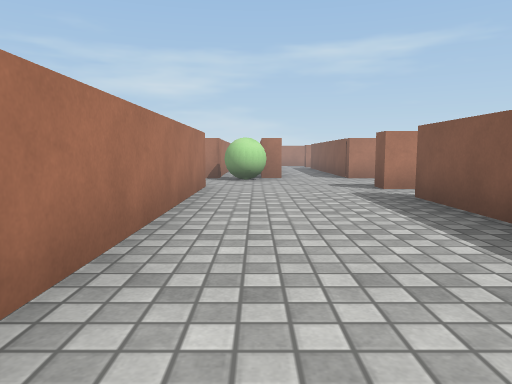
View 1 (above)

19 first-person views from a walk through a Unity game level. The camera is 0.62 m above the floor, tilts 6° down and sees 70° across. The floor is counted in squares, 1 m on a side. Each view is taken from the middle of a square. On the plan, view 1 faces up. The plan holds only what a view shows up to about 10 squares ahead; the rest is blank. The place goes on beyond the plan. Surface patterns are stand-ins for the level's own textures.

View 2
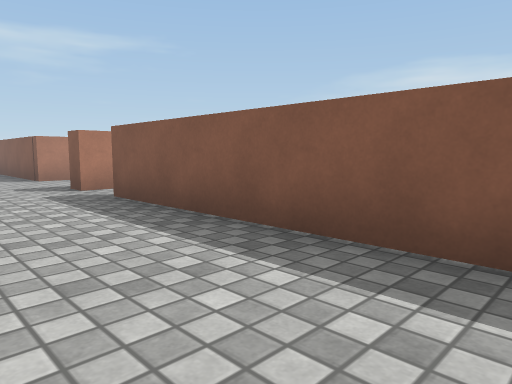

View 3
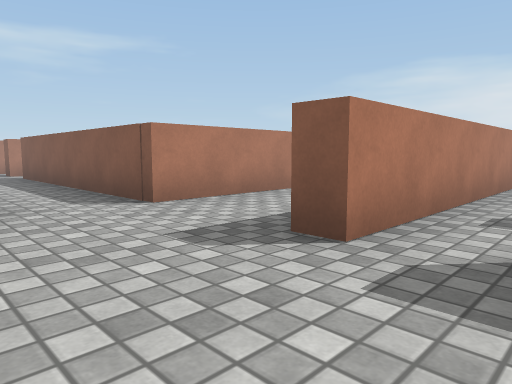

View 4
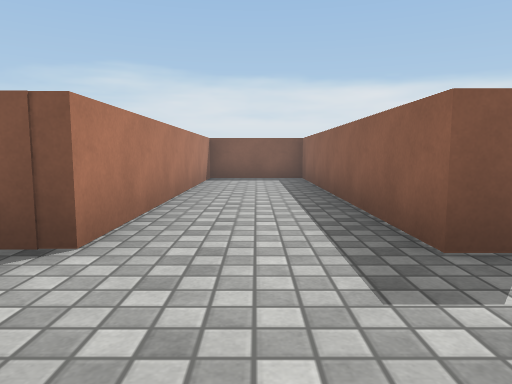

View 5
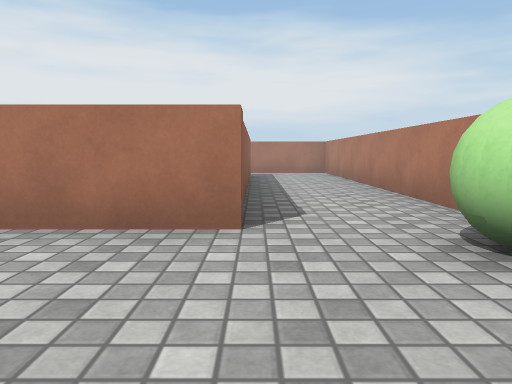

View 6
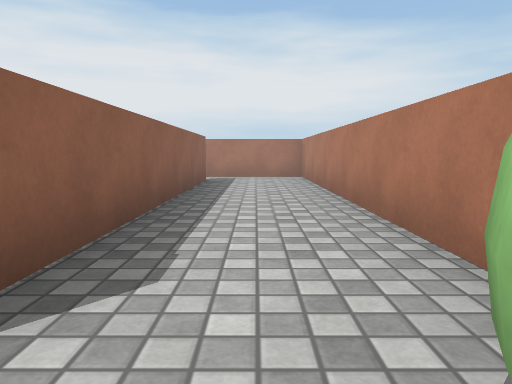

View 7
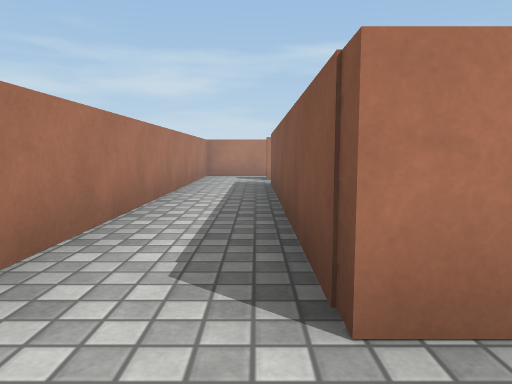

View 8
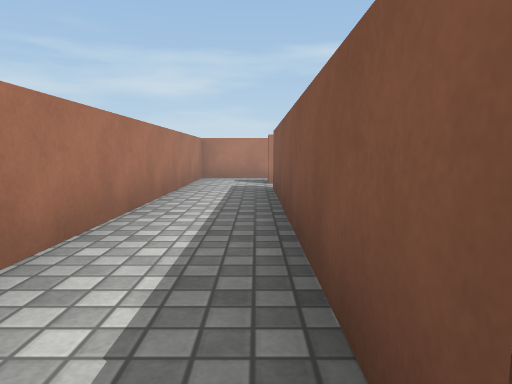

View 9
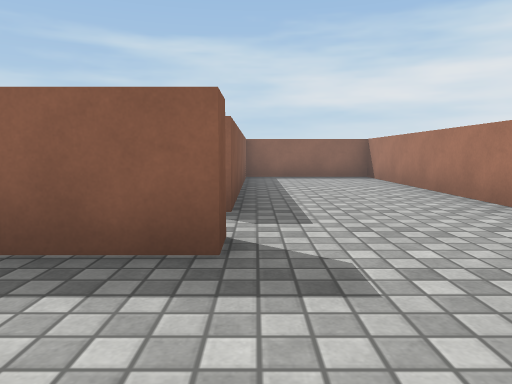

View 10
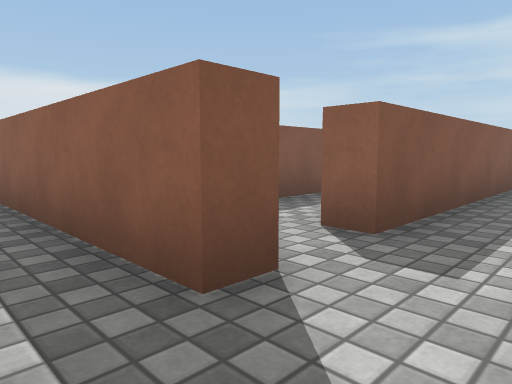

View 11
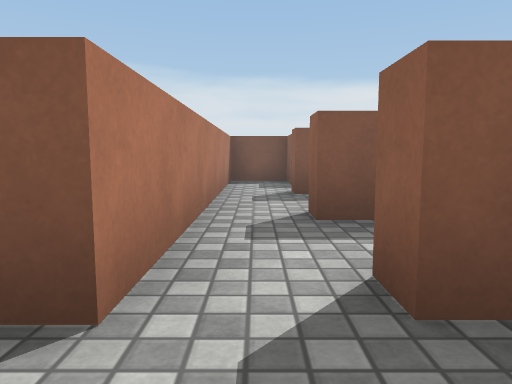

View 12
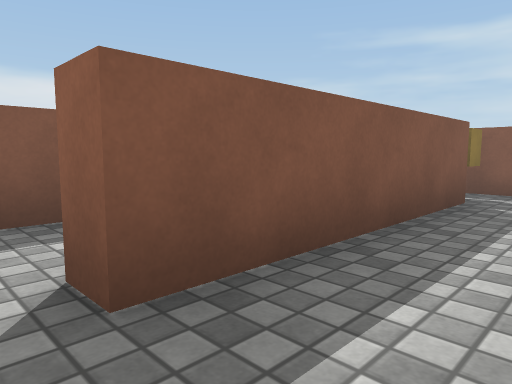

View 13
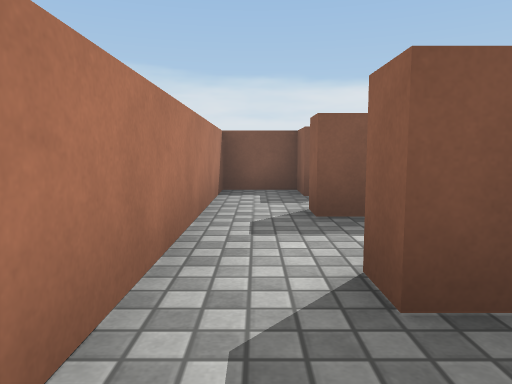

View 14
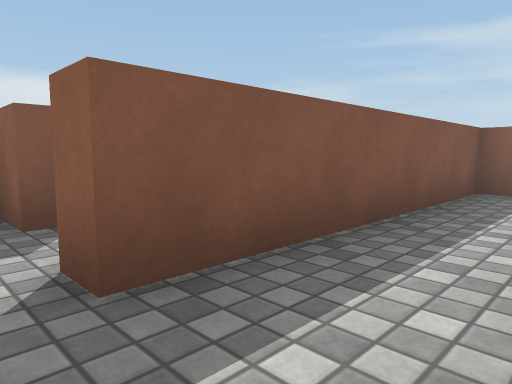

View 15
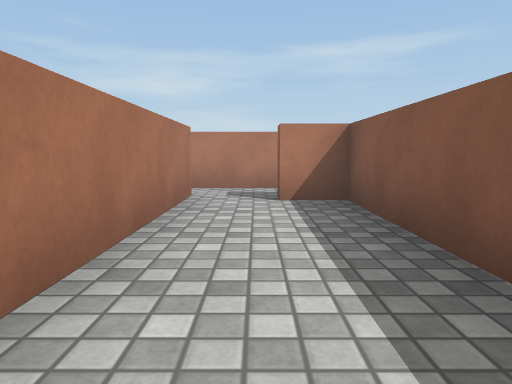

View 16
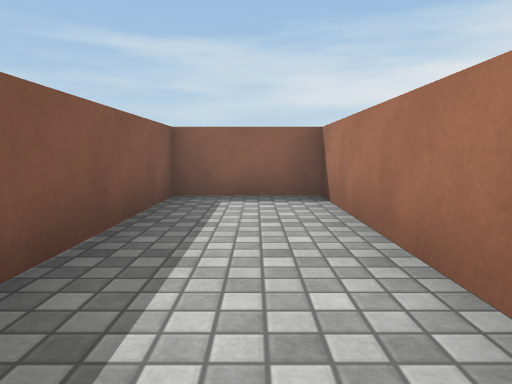

View 17
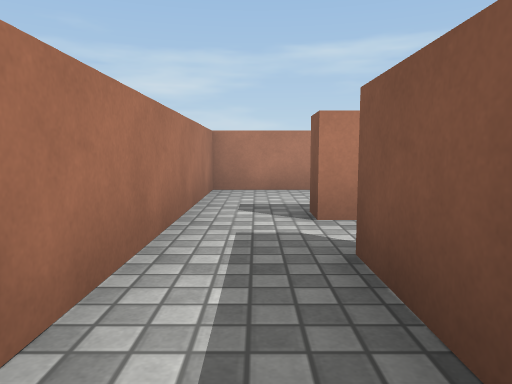

View 18
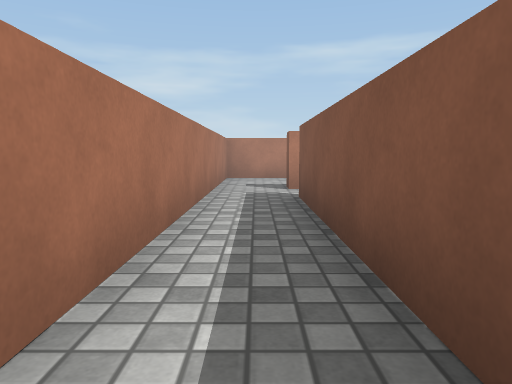

View 19
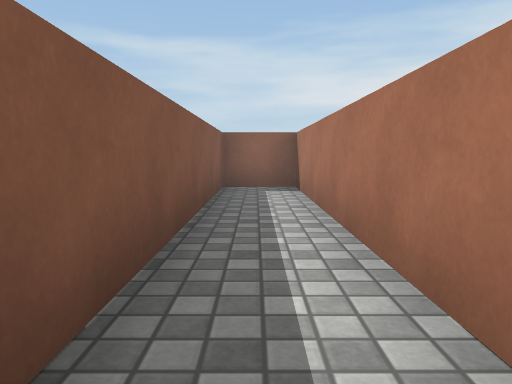

### Floor plan
Ten units are one square. View 1 is at (0, 0); x grows to the right and y downward. Boxes are objects, and circles mark ways between rooms. Rooms are numbered by the first view taken in them; rooms with no view inside come last. Other rooms are left out.
<svg viewBox="-102 -187 199 199">
<path fill="none" stroke="#000" d="M-9 -98 -9 -92 -97 -92 -97 7 -84 7 -84 -52M-84 -63 -84 -68 -9 -68 -9 7 24 7M23 0 23 -52M76 -63 23 -63 23 -68 92 -68 92 -92 23 -92 23 -154 29 -154M35 -166 23 -166 23 -171M6 -182 6 -99M24 -182 6 -182M23 -171 64 -171M44 -154 49 -154M40 -97 65 -97 65 -154 70 -154M75 -166 45 -166M70 -154 70 -97 92 -97 92 -148 83 -148 83 -154 92 -154 92 -166 75 -166M44 -109 44 -154M45 -166 35 -166"/>
<rect x="-5" y="-95" width="10" height="10" fill="#bbb"><title>ball</title></rect>
<rect x="45" y="-105" width="10" height="10" fill="#bbb"><title>cube</title></rect>
<circle cx="15" cy="-170" r="3" fill="#2a7"/>
<circle cx="30" cy="-160" r="3" fill="#2a7"/>
<circle cx="70" cy="-160" r="3" fill="#2a7"/>
<circle cx="50" cy="-100" r="3" fill="#2a7"/>
<circle cx="50" cy="-160" r="3" fill="#2a7"/>
<text x="-10" y="-70">1</text>
<text x="50" y="-180">2</text>
<text x="60" y="-130">3</text>
<text x="80" y="-130">4</text>
<text x="40" y="-130">5</text>
</svg>
Room 1 opens to room 2. Room 1 opens to room 5. Room 3 opens to room 4. Room 3 opens to room 5.

Where each view was taken, in squares from view 1:
view 1: 0 up, 0 right, facing up
view 2: 0 up, 0 right, facing up-right
view 3: 5 up, 0 right, facing up-right
view 4: 8 up, 0 right, facing right
view 5: 7 up, 2 right, facing left
view 6: 8 up, 0 right, facing left
view 7: 8 up, 2 right, facing up
view 8: 9 up, 2 right, facing up
view 9: 9 up, 2 right, facing down
view 10: 18 up, 1 right, facing down-right
view 11: 16 up, 1 right, facing right
view 12: 16 up, 3 right, facing down-right
view 13: 16 up, 3 right, facing right
view 14: 16 up, 5 right, facing down-right
view 15: 10 up, 8 right, facing up
view 16: 15 up, 8 right, facing down
view 17: 3 up, 9 left, facing up
view 18: 0 up, 9 left, facing up
view 19: 6 up, 9 left, facing down
